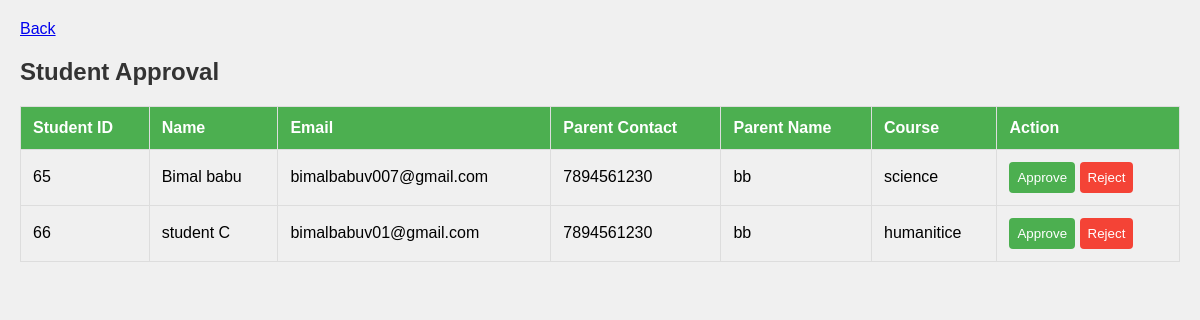
Screenshot of /approval/ with the database file from the repository.
### school_app/models.py (models this page shows, shortened)
class Student(models.Model):
    GENDER_CHOICES = (
        ('M', 'Male'),
        ('F', 'Female'),
        ('O', 'Other'),
    )
    COURSE_CHOICES = (
        ('science', 'science'),
        ('commerce', 'commerce'),
        ('humanitice', 'humanitice'),
    )
    name = models.CharField(max_length=200, validators=[
        MinLengthValidator(2),
        RegexValidator(regex=NAME_REGEX, message='Enter a valid name with alphabets and spaces only')
    ])
    email = models.EmailField(max_length=254, validators=[EmailValidator()])
    parent_name = models.CharField(max_length=200, validators=[MinLengthValidator(2)])
    parent_contact = models.CharField(max_length=15, validators=[
        MinLengthValidator(10),
        RegexValidator(regex=PHONE_REGEX, message='Enter a valid 10-digit phone number')
    ])
    gender = models.CharField(max_length=1, choices=GENDER_CHOICES)
    course = models.CharField(max_length=10, choices=COURSE_CHOICES)
    date_of_birth = models.DateField()
    registration_date = models.DateTimeField(auto_now_add=True)
    student_image = models.ImageField(upload_to='students/images/', null=True, blank=True)
    roll_number = models.CharField(max_length=50, unique=True, blank=True)
    password = models.CharField(max_length=100, validators=[MinLengthValidator(6)])
    is_approved = models.BooleanField(default=False)

### school_app/views.py (the view, shortened to what this page needs)
# urls.py: path('approval/',views.approval, name='approval'),
def approval(request):
    students = Student.objects.filter(is_approved=False)
    return render(request, 'approval.html', {'students': students})

### templates/approval.html (shortened to what this page needs)
<!DOCTYPE html>
<html lang="en">
<head>
</head>
<body>
    <a href="{% url 'upload' %}">Back</a>
    <h2>Student Approval</h2>
    {% if students %}
        <table>
            <thead>
                <tr>
                    <th>Student ID</th>
                    <th>Name</th>
                    <th>Email</th>
                    <th>Parent Contact</th>
                    <th>Parent Name</th>
                    <th>Course</th>
                    <th>Action</th>
                </tr>
            </thead>
            <tbody>
                {% for student in students %}
                    <tr>
                        <td>{{ student.id }}</td>
                        <td>{{ student.name }}</td>
                        <td>{{ student.email }}</td>
                        <td>{{ student.parent_contact}}</td>
                        <td>{{ student.parent_name}}
                        <td>{{ student.course}}</td>
                        <td>
                            <form method="post" action="{% url 'approval' %}">
                                <button type="submit" name="action" value="approve" class="approve-btn">Approve</button>
                                <button type="submit" name="action" value="reject" class="reject-btn">Reject</button>
                            </form>
                        </td>
                    </tr>
                {% endfor %}
            </tbody>
        </table>
    {% else %}
        <p>No students awaiting approval.</p>
    {% endif %}
</body>
</html>

### templates/approval.html (style rules this page uses)
body { font-family: Arial, sans-serif; margin: 0; padding: 20px; background-color: #f0f0f0; }
h2 { color: #333; }
table { width: 100%; border-collapse: collapse; margin-top: 20px; }
th, td { padding: 12px; border: 1px solid #ddd; text-align: left; }
th { background-color: #4caf50; color: white; }
.approve-btn, .reject-btn { padding: 8px; background-color: #4caf50; color: white; border: none; border-radius: 4px; cursor: pointer; }
.reject-btn { background-color: #f44336; }

### rows the page displays
Student: id "65", name "Bimal babu", email "bimalbabuv007@gmail.com", parent_contact "7894561230", parent_name "bb", course "science"
Student: id "66", name "student C", email "bimalbabuv01@gmail.com", parent_contact "7894561230", parent_name "bb", course "humanitice"
